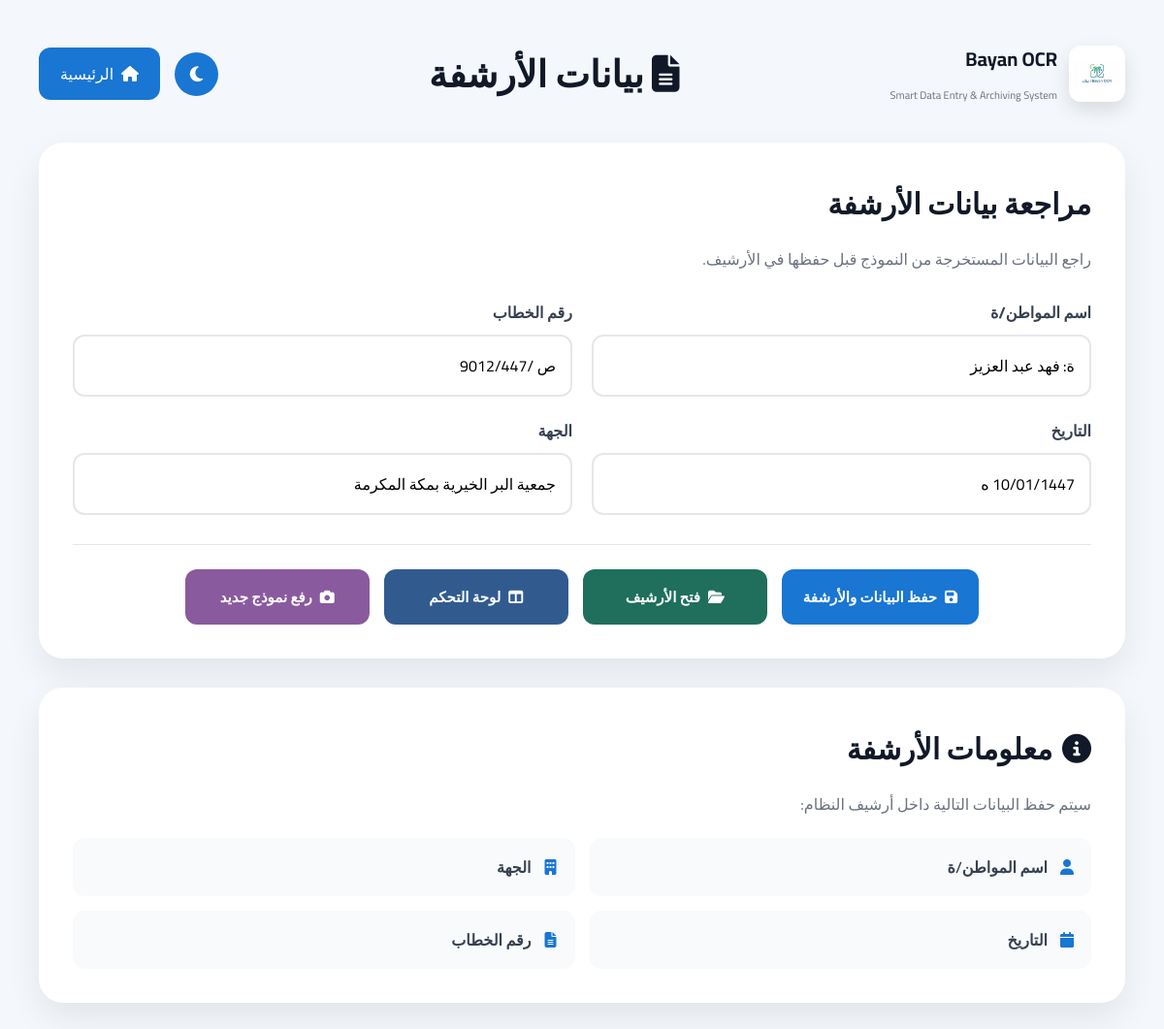
/result?id=25, run on the app's committed database.
### tables this page shows
CREATE TABLE archive(

        id INTEGER PRIMARY KEY AUTOINCREMENT,

        client_name TEXT,

        identity_number TEXT,

        phone TEXT,

        letter_number TEXT,

        archive_number TEXT,

        date TEXT,

        organization TEXT,

        assistance_type TEXT,

        created_at TIMESTAMP DEFAULT CURRENT_TIMESTAMP

    );

### app.py (the view)
@app.route("/result")
def result():
    record_id = request.args.get("id")
    record = None
    if record_id:
        record = get_record(
            record_id
        )
    return render_template(
        "result.html",
        data=record
    )

### database.py (called while the page is built)
def get_connection():
    conn = sqlite3.connect(DATABASE)
    conn.row_factory = sqlite3.Row
    return conn

def get_record(record_id):
    conn = get_connection()
    cursor = conn.cursor()
    cursor.execute("""
        SELECT *
        FROM archive
        WHERE id = ?
    """, (record_id,))
    row = cursor.fetchone()
    conn.close()
    return row

### templates/result.html (shortened to what this page needs)
<!DOCTYPE html>
<html lang="ar" dir="rtl">
<head>
    <link rel="stylesheet"
          href="{{ url_for('static', filename='css/result.css') }}">
    <link rel="stylesheet"
          href="https://cdnjs.cloudflare.com/ajax/libs/font-awesome/6.6.0/css/all.min.css">
</head>
<body>
<div class="container">
    <div class="top">
        <div class="logo">
            <img id="logo"
                 src="{{ url_for('static', filename='images/logo.jpg') }}"
                 alt="Bayan OCR"
                 class="page-logo">
            <div class="logo-text">
                <h2>Bayan OCR</h2>
                <small>
                    Smart Data Entry & Archiving System
                </small>
            </div>
        </div>
        <h1>
            <i class="fa-solid fa-file-lines"></i>
            بيانات الأرشفة
        </h1>
        <div class="buttons">
            <button id="dark"
                    type="button">
                <i class="fa-solid fa-moon"></i>
            </button>
            <a href="/dashboard">
                <i class="fa-solid fa-house"></i>
                الرئيسية
            </a>
        </div>
    </div>
    <div class="card">
        <h2>
            مراجعة بيانات الأرشفة
        </h2>
        <p class="description">
            راجع البيانات المستخرجة من النموذج قبل حفظها في الأرشيف.
        </p>
        <form id="resultForm">
            <div class="grid">
                <div class="input">
                    <label>
                        اسم المواطن/ة
                    </label>
                    <input
                        type="text"
                        id="client_name"
                        name="client_name"
                        value="{{ data.client_name if data else '' }}"
                        placeholder="اسم المواطن/ة"
                        required>
                </div>
                <div class="input">
                    <label>
                        رقم الخطاب
                    </label>
                    <input
                        type="text"
                        id="letter_number"
                        name="letter_number"
                        value="{{ data.letter_number if data else '' }}"
                        placeholder="رقم الخطاب"
                        required>
                </div>
                <div class="input">
                    <label>
                        التاريخ
                    </label>
                    <input
                        type="text"
                        id="date"
                        name="date"
                        value="{{ data.date if data else '' }}"
                        placeholder="التاريخ"
                        required>
                </div>
                <div class="input">
                    <label>
                        الجهة
                    </label>
                    <input
                        type="text"
                        id="organization"
                        name="organization"
                        value="{{ data.organization if data else '' }}"
                        placeholder="الجهة"
                        required>
                </div>
            </div>
            <div class="actions">
                <button
                    type="submit"
                    class="save"
                    id="saveData">
                    <i class="fa-solid fa-floppy-disk"></i>
                    حفظ البيانات والأرشفة
                </button>
                <a
                    href="/archive"
                    class="word">
                    <i class="fa-solid fa-folder-open"></i>
                    فتح الأرشيف
                </a>
                <a
                    href="/dashboard"
                    class="dashboard-btn">
                    <i class="fa-solid fa-table-columns"></i>
                    لوحة التحكم
                </a>
                <a
                    href="/upload"
                    class="back">
                    <i class="fa-solid fa-camera"></i>
                    رفع نموذج جديد
                </a>
            </div>
        </form>
    </div>
    <div class="archive-card">
        <h2>
            <i class="fa-solid fa-circle-info"></i>
            معلومات الأرشفة
        </h2>
        <p>
            سيتم حفظ البيانات التالية داخل أرشيف النظام:
        </p>
        <ul>
            <li>
                <i class="fa-solid fa-user"></i>
                اسم المواطن/ة
            </li>
            <li>
                <i class="fa-solid fa-building"></i>
                الجهة
            </li>
            <li>
                <i class="fa-solid fa-calendar"></i>
                التاريخ
            </li>
            <li>
                <i class="fa-solid fa-file-lines"></i>
                رقم الخطاب
            </li>
        </ul>
    </div>
</div>
</body>
</html>

### static/css/result.css (style rules this page uses)
* { margin: 0; padding: 0; box-sizing: border-box; font-family: 'Cairo', sans-serif; }
body { background: #F4F7FC; padding: 40px; min-height: 100vh; color: #111827; }
.container { max-width: 1400px; margin: auto; }
.top { display: flex; justify-content: space-between; align-items: center; gap: 25px; margin-bottom: 35px; }
.top h1 { font-size: 38px; color: #111827; font-weight: 800; }
.logo { display: flex; align-items: center; gap: 12px; }
.page-logo { width: 58px; height: 58px; object-fit: contain; border-radius: 12px; background: #ffffff; padding: 5px; border: none; box-shadow: 0 8px 20px rgba(0,0,0,.12); transition: .3s; }
.logo-text h2 { font-size: 20px; color: #111827; margin-bottom: 2px; }
.logo-text small { font-size: 11px; color: #6B7280; }
.buttons { display: flex; gap: 15px; align-items: center; }
#dark { width: 45px; height: 45px; border: none; border-radius: 50%; background: #1976D2; color: white; cursor: pointer; font-size: 18px; transition: .3s; }
.buttons a { display: flex; align-items: center; gap: 8px; text-decoration: none; background: #1976D2; color: white; padding: 12px 22px; border-radius: 12px; transition: .3s; }
.card, .archive-card { background: white; padding: 35px; border-radius: 25px; box-shadow: 0 15px 35px rgba(0, 0, 0, .08); margin-bottom: 30px; }
.card h2, .archive-card h2 { font-size: 30px; margin-bottom: 15px; color: #111827; }
.description { color: #6B7280; margin-bottom: 25px; line-height: 1.8; }
.grid { display: grid; grid-template-columns: repeat(2, 1fr); gap: 20px; }
.input { display: flex; flex-direction: column; }
.input label { margin-bottom: 8px; font-weight: bold; color: #374151; }
.input input, .input select, .input textarea { width: 100%; padding: 15px; border: 2px solid #E5E7EB; border-radius: 12px; font-size: 16px; outline: none; background: white; transition: .3s; }
.actions { display: flex; justify-content: center; align-items: center; flex-wrap: wrap; gap: 15px; margin-top: 30px; padding-top: 25px; border-top: 1px solid #E5E7EB; }
.actions button, .actions a { display: inline-flex; align-items: center; justify-content: center; gap: 8px; min-width: 190px; padding: 14px 22px; border: none; border-radius: 12px; font-family: 'Cairo', sans-serif; font-size: 15px; font-weight: 700; text-decoration: none; cursor: pointer; transition: transform .2s ease, box-shadow .2s ease, background .2s ease; }
.actions .save { background: #1976D2; color: white; }
.actions .word { background: #1F6F5C; color: white; }
.actions .dashboard-btn { background: #315B8F; color: white; }
.actions .back { background: #8A5A9E; color: white; }
.archive-card h2 { display: flex; align-items: center; gap: 10px; }
.archive-card p { color: #6B7280; margin-bottom: 20px; line-height: 1.8; }
.archive-card ul { list-style: none; display: grid; grid-template-columns: repeat(2, 1fr); gap: 15px; }
.archive-card li { display: flex; align-items: center; gap: 10px; padding: 15px; background: #F8FAFC; border-radius: 12px; color: #374151; font-weight: 600; }
.archive-card li i { color: #1976D2; width: 20px; text-align: center; }
.card, .archive-card { animation: fadeUp .6s ease; }

### data on the page
archive: client_name "ة: فهد عبد العزيز", letter_number "ص /9012/447", date "10/01/1447 ه", organization "جمعية البر الخيرية بمكة المكرمة"
